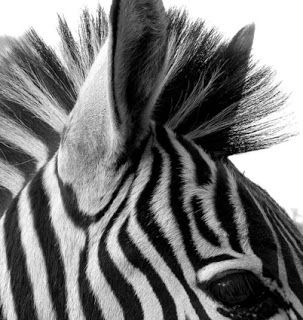
#> input picture Git_Repository/zebra.jpg, 303 x 320 px, found by its file name
$ python BEATS.py   (older library calls are emulated)
#> lines starting #> are read from the running program, lines starting #| are printed output that depends on the picture
# -*- coding: utf-8 -*-
"""
Created on Thu Mar  3 11:33:57 2016

@author: will
"""
import numpy as np
import sympy as sp
import scipy.ndimage.filters as flt
import square_wave
import matplotlib as plt
import cv2
from PIL import Image

# BEATS FILLING IN
"""
Task of visual system to create normalized image
- Global search for min/max of inputs simulating cellular adaptation
- Inputs are rescaled based on these values
- This exact method of normalization is not NPL plausible

- Here exact normalization achieved by next-neighbour interactions
- Uses novel non-linear diffusuion systems (like filling-in)
- Contrast borders are flooded with activity
- Reaction-diffusion system, Laplacian diffusion model a continuum of electrically
  couple cells (syncytium)
- Laplacian describes an electrical synapse (gap-junction) permitting
  hyperpolarizing and depolarizing somatic curents.


  Modified reaction-diffusion system (Laplacian diffusion)
"""


# [59 lines left out: functions T, Diffusion_operator, Dirac_delta_test, not called in this run]

def Runge_Kutta(stimulus,lamda,t0,h,N,D,t_N):
    """
    4th order Runge-Kutta solution to:
    linear and spatially discrete diffusion equation (ignoring leakage currents)

    Adiabatic boundary conditions prevent flux exchange over domain boundaries


    Parameters
    ---------------
    stimulus : array_like   input stimuli [t,x,y]
    lamda : int             0 +/- inf
    t0 : int                point of stimulus "injection"
    h : int                 step size
    N : int                 array size (stimulus.shape[1])
    D : int                 diffusion coefficient [constant]

    Returns
    ----------------
    f : array_like          computed diffused array

    """
    f = np.zeros((t_N+1,N,N)) #[time, equal shape space dimension]
    t = np.zeros(t_N+1)

    if lamda ==0:
        """    Linearity  Global Activity Preserved   """
        for n in np.arange(0,t_N,h):
            k1 = D*flt.laplace(f[t[n],:,:]) + stimulus*Dirac_delta_test(t[n]-t0)
            k1 = k1.astype(np.float64)
            k2 = D*flt.laplace(f[t[n]+(h/2.),:,:]+(0.5*h*k1)) + stimulus*Dirac_delta_test((t[n]+(0.5*h))- t0)
            k2 = k2.astype(np.float64)
            k3 = D*flt.laplace(f[t[n]+(h/2.),:,:]+(0.5*h*k2)) + stimulus*Dirac_delta_test((t[n]+(0.5*h))-t0)
            k3 = k3.astype(np.float64)
            k4 = D*flt.laplace(f[t[n]+h,:,:]+(h*k3)) + stimulus*Dirac_delta_test((t[n]+h)-t0)
            k4 = k4.astype(np.float64)
            f[n+1,:,:] = f[n,:,:] + (h/6.) * (k1 + 2.*k2 + 2.*k3 + k4)
            t[n+1] = t[n] + h
        return f

    else:
        """    Non-Linearity   (max/min syncytium) Global Activity Not Preserved   """
        for n in np.arange(0,t_N):
            k1 = D*Diffusion_operator(lamda,f[t[n],:,:],t[n]) + stimulus*Dirac_delta_test(t[n]-t0)
            k1 = k1.astype(np.float64)
            k2 = D*Diffusion_operator(lamda,(f[t[n]+(h/2.),:,:]+(0.5*h*k1)),t[n]) + stimulus*Dirac_delta_test((t[n]+(0.5*h))- t0)
            k2 = k2.astype(np.float64)
            k3 = D*Diffusion_operator(lamda,(f[t[n]+(h/2.),:,:]+(0.5*h*k2)),t[n]) + stimulus*Dirac_delta_test((t[n]+(0.5*h))-t0)
            k3 = k3.astype(np.float64)
            k4 = D*Diffusion_operator(lamda,(f[t[n]+h,:,:]+(h*k3)),t[n]) + stimulus*Dirac_delta_test((t[n]+h)-t0)
            k4 = k4.astype(np.float64)
            f[n+1,:,:] = f[n,:,:] + (h/6.) * (k1 + 2.*k2 + 2.*k3 + k4)
            t[n+1] = t[n] + h
        return f


# [40 lines left out: functions ONtype_norm, OFFtype_norm, not called in this run]


"""
RUN CODE

Parameters
-------------
N : int     Image dimension
D : int     Diffusion coefficient - weights rate of lightness diffusion [0<D<1]
h : int     Runga-Kutta integration step h>0
t0 : int    Stimulus injection times
tN : int    Length of stimulation
"""

# Import jpg image or use square wave stimulus
im = Image.open("/home/will/Documents/Git_Repository/zebra.jpg").convert('L')
arr = np.array(im)
arr=arr/255.
N=arr.shape[1]
#> N = 303

#N = 128
#stimulus = square_wave.square_wave((1,1), N, 1, 6, mean_lum=.5, period='ignore',start='high')

stimulus = arr[0:N,0:N]
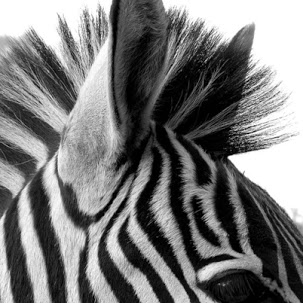
#> stimulus: shape (303, 303) float64; min 0, max 1, mean 0.477
D = 0.05
h = 1
t0 = 0
t_N = 300

# Three diffusion behaviour states
f_out = Runge_Kutta(stimulus,0,t0,h,N,D,t_N) # Equilibrium
#> after the loop in Runge_Kutta, `for n in np.arange(0,t_N,h):`: t = 301 values from 0 to 0
#> (the run stopped early here; a loop or call above may not have finished)
